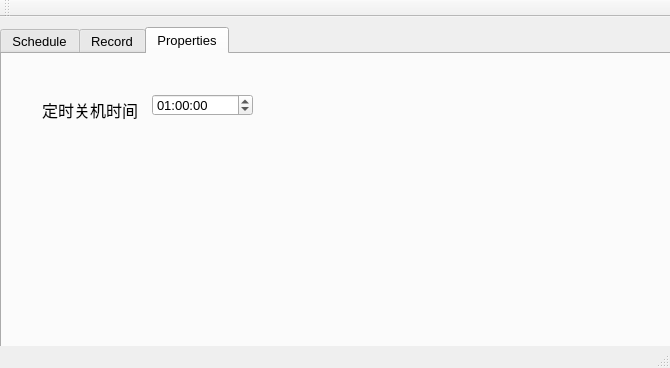
<?xml version="1.0" encoding="UTF-8"?>
<ui version="4.0">
 <class>MainWindow</class>
 <widget class="QMainWindow" name="MainWindow">
  <property name="geometry">
   <rect>
    <x>0</x>
    <y>0</y>
    <width>670</width>
    <height>368</height>
   </rect>
  </property>
  <property name="windowTitle">
   <string>MainWindow</string>
  </property>
  <widget class="QWidget" name="centralWidget">
   <widget class="QTabWidget" name="tabWidget">
    <property name="enabled">
     <bool>true</bool>
    </property>
    <property name="geometry">
     <rect>
      <x>0</x>
      <y>10</y>
      <width>671</width>
      <height>321</height>
     </rect>
    </property>
    <property name="font">
     <font>
      <pointsize>10</pointsize>
     </font>
    </property>
    <property name="currentIndex">
     <number>2</number>
    </property>
    <widget class="QWidget" name="ScheduleTab">
     <attribute name="icon">
      <iconset>
       <activeon>:/imgs/res/innerIcons/Internet History.png</activeon>
      </iconset>
     </attribute>
     <attribute name="title">
      <string>Schedule</string>
     </attribute>
     <widget class="QTableView" name="ScheduleView">
      <property name="geometry">
       <rect>
        <x>0</x>
        <y>40</y>
        <width>651</width>
        <height>231</height>
       </rect>
      </property>
     </widget>
     <widget class="QPushButton" name="addMissionBtn">
      <property name="geometry">
       <rect>
        <x>440</x>
        <y>0</y>
        <width>31</width>
        <height>23</height>
       </rect>
      </property>
      <property name="text">
       <string/>
      </property>
     </widget>
     <widget class="QPushButton" name="deleteMissionBtn">
      <property name="geometry">
       <rect>
        <x>590</x>
        <y>0</y>
        <width>31</width>
        <height>23</height>
       </rect>
      </property>
      <property name="text">
       <string/>
      </property>
     </widget>
     <widget class="QPushButton" name="updateMissionBtn">
      <property name="geometry">
       <rect>
        <x>490</x>
        <y>0</y>
        <width>31</width>
        <height>23</height>
       </rect>
      </property>
      <property name="text">
       <string/>
      </property>
     </widget>
     <widget class="QPushButton" name="updateAllBtn">
      <property name="geometry">
       <rect>
        <x>540</x>
        <y>0</y>
        <width>31</width>
        <height>23</height>
       </rect>
      </property>
      <property name="text">
       <string/>
      </property>
     </widget>
    </widget>
    <widget class="QWidget" name="RecordTab">
     <attribute name="icon">
      <iconset>
       <activeon>:/imgs/res/innerIcons/Universal Binary.png</activeon>
      </iconset>
     </attribute>
     <attribute name="title">
      <string>Record</string>
     </attribute>
    </widget>
    <widget class="QWidget" name="">
     <attribute name="title">
      <string>Properties</string>
     </attribute>
     <widget class="QLabel" name="label">
      <property name="geometry">
       <rect>
        <x>40</x>
        <y>40</y>
        <width>121</width>
        <height>31</height>
       </rect>
      </property>
      <property name="font">
       <font>
        <family>Adobe Arabic</family>
        <pointsize>12</pointsize>
       </font>
      </property>
      <property name="text">
       <string>定时关机时间</string>
      </property>
     </widget>
     <widget class="QTimeEdit" name="timeEdit">
      <property name="geometry">
       <rect>
        <x>150</x>
        <y>40</y>
        <width>101</width>
        <height>22</height>
       </rect>
      </property>
      <property name="dateTime">
       <datetime>
        <hour>1</hour>
        <minute>0</minute>
        <second>0</second>
        <year>2000</year>
        <month>1</month>
        <day>1</day>
       </datetime>
      </property>
      <property name="calendarPopup">
       <bool>true</bool>
      </property>
     </widget>
    </widget>
   </widget>
  </widget>
  <widget class="QMenuBar" name="menuBar">
   <property name="geometry">
    <rect>
     <x>0</x>
     <y>0</y>
     <width>670</width>
     <height>23</height>
    </rect>
   </property>
  </widget>
  <widget class="QToolBar" name="mainToolBar">
   <attribute name="toolBarArea">
    <enum>TopToolBarArea</enum>
   </attribute>
   <attribute name="toolBarBreak">
    <bool>false</bool>
   </attribute>
  </widget>
  <widget class="QStatusBar" name="statusBar"/>
 </widget>
 <layoutdefault spacing="6" margin="11"/>
 <resources/>
 <connections/>
</ui>
